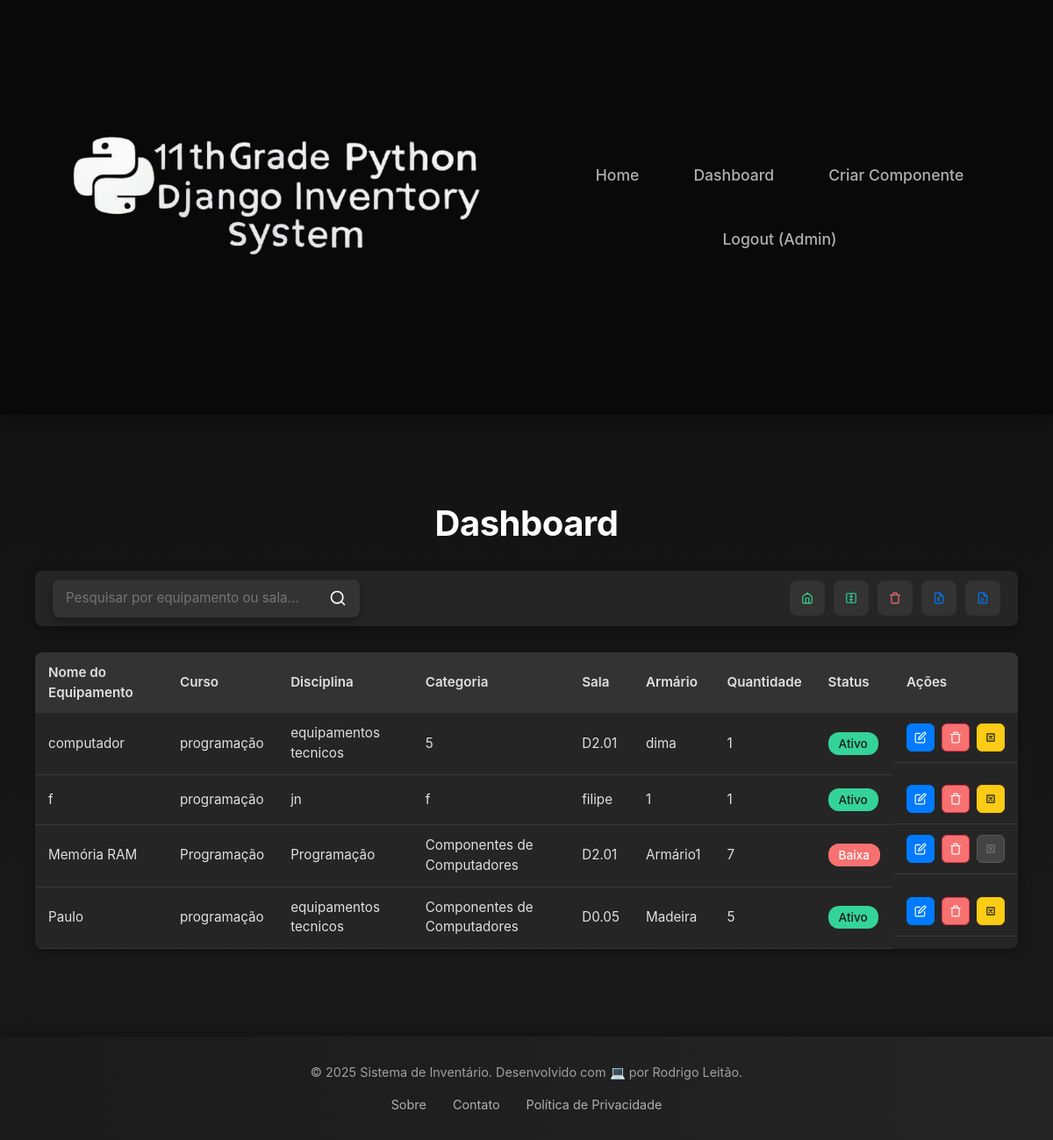
The page /dashboard/ (signed in) on the database its author committed.
### inventory/models.py (models this page shows, shortened)
class Component(models.Model):
    curso = models.CharField(max_length=100)
    disciplina = models.CharField(max_length=100)
    nome_equipamento = models.CharField(max_length=200)
    categoria = models.CharField(max_length=100)
    sub_categoria = models.CharField(max_length=100, blank=True, null=True)
    descricao = models.TextField()
    data_registo = models.DateField(auto_now_add=True)
    sala_arrumacao = models.ForeignKey(Room, on_delete=models.SET_NULL, blank=True, null=True, default=None, related_name='components')
    armario = models.ForeignKey(Cabinet, on_delete=models.SET_NULL, blank=True, null=True, default=None, related_name='components')
    gaveta = models.CharField(max_length=50, blank=True, null=True)
    localizacao_aberta = models.CharField(max_length=200, blank=True, null=True)
    quantidade = models.PositiveIntegerField(default=1)
    status = models.CharField(max_length=20, choices=[('ativo', 'Ativo'), ('baixa', 'Baixa')], default='ativo')
    foto = models.ImageField(upload_to='fotos_componentes/', blank=True, null=True)

class Room(models.Model):
    name = models.CharField(max_length=100, unique=True, help_text="Nome da sala, ex: Sala 1")
    created_at = models.DateTimeField(auto_now_add=True)

class Cabinet(models.Model):
    name = models.CharField(max_length=100, help_text="Nome do armário, ex: Armário A")
    room = models.ForeignKey(Room, on_delete=models.CASCADE, related_name='cabinets')
    created_at = models.DateTimeField(auto_now_add=True)

### inventory/views.py (the view)
# urls.py: path('dashboard/', views.dashboard, name='dashboard'),
@login_required
def dashboard(request):
    query = request.GET.get('q')
    if query:
        componentes = Component.objects.filter(
            nome_equipamento__icontains=query
        ) | Component.objects.filter(
            sala_arrumacao__name__icontains=query
        )
    else:
        componentes = Component.objects.all()
    rooms = Room.objects.all()
    cabinets = Cabinet.objects.all()
    return render(request, 'inventory/dashboard.html', {
        'componentes': componentes,
        'rooms': rooms,
        'cabinets': cabinets
    })

### inventory/templates/inventory/dashboard.html (shortened to what this page needs)
{% extends 'inventory/base.html' %}
{% load static %}
{% block content %}
<div class="dashboard-container">
    <h1 class="dashboard-title">Dashboard</h1>
    <div class="dashboard-actions">
        <form method="get" class="search-form">
            <input type="text" name="q" placeholder="Pesquisar por equipamento ou sala..." class="search-input" value="{{ request.GET.q }}">
            <button type="submit" class="btn-search">
                <svg width="20" height="20" viewBox="0 0 24 24" fill="none" stroke="#ffffff" stroke-width="2" stroke-linecap="round" stroke-linejoin="round">
                    <circle cx="11" cy="11" r="8"></circle>
                    <line x1="21" y1="21" x2="16.65" y2="16.65"></line>
                </svg>
            </button>
        </form>
        <div class="action-buttons">
            <a href="#" class="btn btn-action" data-toggle="modal" data-target="#createRoomModal" title="Criar Sala">
                <svg width="20" height="20" viewBox="0 0 24 24" fill="none" stroke="#34d399" stroke-width="2" stroke-linecap="round" stroke-linejoin="round">
                    <path d="M3 9l9-7 9 7v11a2 2 0 0 1-2 2H5a2 2 0 0 1-2-2z"></path>
                    <polyline points="9 22 9 12 15 12 15 22"></polyline>
                </svg>
            </a>
            <a href="#" class="btn btn-action" data-toggle="modal" data-target="#createCabinetModal" title="Criar Armário">
            </a>
            <a href="{% url 'delete_page' %}" class="btn btn-action" title="Gerenciar Exclusões">
                <svg width="20" height="20" viewBox="0 0 24 24" fill="none" stroke="#f87171" stroke-width="2" stroke-linecap="round" stroke-linejoin="round">
                    <polyline points="3 6 5 6 21 6"></polyline>
                    <path d="M19 6v14a2 2 0 0 1-2 2H7a2 2 0 0 1-2-2V6m3 0V4a2 2 0 0 1 2-2h4a2 2 0 0 1 2 2v2"></path>
                </svg>
            </a>
            <a href="{% url 'export_excel' %}" class="btn btn-action" title="Exportar para Excel">
            </a>
            <a href="{% url 'export_pdf' %}" class="btn btn-action" title="Exportar para PDF">
            </a>
        </div>
    </div>
    {% if componentes %}
        <div class="table-container">
            <table class="dashboard-table">
                <thead>
                    <tr>
                        <th>Nome do Equipamento</th>
                        <th>Curso</th>
                        <th>Disciplina</th>
                        <th>Categoria</th>
                        <th>Sala</th>
                        <th>Armário</th>
                        <th>Quantidade</th>
                        <th>Status</th>
                        <th>Ações</th>
                    </tr>
                </thead>
                <tbody>
                    {% for component in componentes %}
                        <tr>
                            <td>{{ component.nome_equipamento }}</td>
                            <td>{{ component.curso }}</td>
                            <td>{{ component.disciplina }}</td>
                            <td>{{ component.categoria }}</td>
                            <td>{{ component.sala_arrumacao.name }}</td>
                            <td>{{ component.armario.name }}</td>
                            <td>{{ component.quantidade }}</td>
                            <td>
                                <span class="status status-{{ component.status }}">{{ component.status|capfirst }}</span>
                            </td>
                            <td class="action-column">
                                <a href="{% url 'edit_component' component.id %}" class="btn btn-sm btn-primary" title="Editar">
                                    <svg width="16" height="16" viewBox="0 0 24 24" fill="none" stroke="#ffffff" stroke-width="2" stroke-linecap="round" stroke-linejoin="round">
                                        <path d="M11 4H4a2 2 0 0 0-2 2v14a2 2 0 0 0 2 2h14a2 2 0 0 0 2-2v-7"></path>
                                        <path d="M18.5 2.5a2.121 2.121 0 0 1 3 3L12 15l-4 1 1-4 9.5-9.5z"></path>
                                    </svg>
                                </a>
                                <a href="{% url 'delete_component' component.id %}" class="btn btn-sm btn-danger" title="Apagar">
                                    <svg width="16" height="16" viewBox="0 0 24 24" fill="none" stroke="#ffffff" stroke-width="2" stroke-linecap="round" stroke-linejoin="round">
                                        <polyline points="3 6 5 6 21 6"></polyline>
                                        <path d="M19 6v14a2 2 0 0 1-2 2H7a2 2 0 0 1-2-2V6m3 0V4a2 2 0 0 1 2-2h4a2 2 0 0 1 2 2v2"></path>
                                    </svg>
                                </a>
                                {% if component.status == 'ativo' %}
                                    <a href="{% url 'give_low' component.id %}" class="btn btn-sm btn-warning" title="Dar Baixa">
                                        <svg width="16" height="16" viewBox="0 0 24 24" fill="none" stroke="#1a1a1a" stroke-width="2" stroke-linecap="round" stroke-linejoin="round">
                                            <path d="M19 5H5v14h14V5z"></path>
                                            <path d="M9 9l6 6m0-6l-6 6"></path>
                                        </svg>
                                    </a>
                                {% else %}
                                    <button class="btn btn-sm btn-secondary disabled" disabled title="Dar Baixa">
                                        <svg width="16" height="16" viewBox="0 0 24 24" fill="none" stroke="#a0a0a0" stroke-width="2" stroke-linecap="round" stroke-linejoin="round">
                                            <path d="M19 5H5v14h14V5z"></path>
                                            <path d="M9 9l6 6m0-6l-6 6"></path>
                                        </svg>
                                    </button>
                                {% endif %}
                            </td>
                        </tr>
                    {% endfor %}
                </tbody>
            </table>
        </div>
    {% else %}
        <p class="no-data">Nenhum componente encontrado.</p>
    {% endif %}
</div>
{% endblock %}

### inventory/templates/inventory/base.html (shortened to what this page needs)
<!DOCTYPE html>
{% load static %}
<html lang="pt">
<head>
    <link rel="stylesheet" href="{% static 'css/style.css' %}">
    <link rel="stylesheet" href="https://stackpath.bootstrapcdn.com/bootstrap/4.5.2/css/bootstrap.min.css">
</head>
<body>
    <header class="header">
        <div class="logo">
            <a href="{% url 'homepage' %}"><img src="images/logo_tema2.png" alt=""></a>
        </div>
        <nav class="nav">
            <a href="{% url 'homepage' %}" class="nav-link">Home</a>
            {% if user.is_authenticated %}
                <a href="{% url 'dashboard' %}" class="nav-link">Dashboard</a>
                <a href="{% url 'register_component' %}" class="nav-link">Criar Componente</a>
                <a href="{% url 'logout' %}" class="nav-link">Logout ({{ user.username }})</a>
            {% else %}
                <a href="{% url 'login' %}" class="nav-link">Login</a>
            {% endif %}
        </nav>
    </header>
    <main class="main">
        {% block content %}
        {% endblock %}
    </main>
    <footer class="footer">
        <div class="footer-content">
            <p>© 2025 Sistema de Inventário. Desenvolvido com 💻 por Rodrigo Leitão.</p>
            <div class="footer-links">
                <a href="#">Sobre</a>
                <a href="#">Contato</a>
                <a href="#">Política de Privacidade</a>
            </div>
        </div>
    </footer>
</body>
</html>

### static/css/style.css (style rules this page uses)
* { margin: 0; padding: 0; box-sizing: border-box; }
body { font-family: 'Inter', -apple-system, BlinkMacSystemFont, "Segoe UI", Roboto, "Helvetica Neue", Arial, sans-serif; background: linear-gradient(180deg, #0f0f0f 0%, #1a1a1a 100%); color: #e0e0e0; line-height: 1.6; }
.header { background: rgba(10, 10, 10, 0.95); backdrop-filter: blur(10px); padding: 20px 40px; box-shadow: 0 4px 20px rgba(0, 0, 0, 0.3); position: sticky; top: 0; z-index: 1000; display: flex; justify-content: space-between; align-items: center; }
.logo a { font-size: 1.8rem; font-weight: 700; color: #ffffff; text-decoration: none; letter-spacing: 1px; }
.nav { display: flex; justify-content: center; flex-grow: 1; gap: 30px; }
.nav-link { text-decoration: none; color: #b0b0b0; font-weight: 500; font-size: 1.1rem; padding: 10px 20px; border-radius: 20px; transition: all 0.3s ease; }
.main { padding: 60px 20px; min-height: calc(100vh - 120px); }
.btn-primary, .btn-secondary { display: inline-block; padding: 14px 30px; border-radius: 30px; text-decoration: none; font-weight: 600; font-size: 1.1rem; transition: all 0.3s ease; }
.btn-primary { background: linear-gradient(90deg, #007aff, #005bb5); color: #ffffff; }
.btn-secondary { background: #333333; color: #ffffff; }
.footer { background: linear-gradient(90deg, #1a1a1a, #252525); padding: 30px; text-align: center; box-shadow: 0 -4px 20px rgba(0, 0, 0, 0.3); }
.footer-content { max-width: 1200px; margin: 0 auto; }
.footer-content p { color: #a0a0a0; font-size: 0.9rem; margin-bottom: 15px; }
.footer-links { display: flex; justify-content: center; gap: 30px; }
.footer-links a { color: #b0b0b0; text-decoration: none; font-size: 0.9rem; transition: color 0.3s ease; }
.dashboard-container { max-width: 1200px; margin: 0 auto; padding: 40px 20px; text-align: center; }
.dashboard-title { font-size: 3rem; font-weight: 800; color: #ffffff; margin-bottom: 40px; letter-spacing: -1px; }
.dashboard-actions { display: flex; justify-content: space-between; align-items: center; flex-wrap: wrap; gap: 20px; margin-bottom: 40px; }
.search-form { display: flex; align-items: center; width: 100%; max-width: 400px; background: #252525; border-radius: 30px; box-shadow: 0 4px 10px rgba(0, 0, 0, 0.3); overflow: hidden; }
.search-input { flex: 1; padding: 12px 20px; border: none; outline: none; background: transparent; color: #e0e0e0; font-size: 1rem; }
.btn-search { padding: 12px 20px; border: none; background: #007aff; color: #ffffff; cursor: pointer; transition: background 0.3s ease; }
.action-buttons { display: flex; gap: 15px; }
.btn { display: inline-flex; align-items: center; gap: 8px; }
.btn-sm { padding: 6px 12px; font-size: 0.9rem; border-radius: 20px; }
.btn-danger { background: #f87171; color: #ffffff; }
.btn-warning { background: #facc15; color: #1a1a1a; }
.btn-secondary.disabled { background: #555555; color: #a0a0a0; cursor: not-allowed; }
.table-container { overflow-x: auto; background: #252525; border-radius: 15px; box-shadow: 0 6px 20px rgba(0, 0, 0, 0.3); }
.dashboard-table { width: 100%; border-collapse: collapse; }
.dashboard-table th, .dashboard-table td { padding: 15px; text-align: left; color: #e0e0e0; }
.dashboard-table th { background: linear-gradient(90deg, #007aff, #005bb5); font-weight: 600; position: sticky; top: 0; }
.dashboard-table td { border-bottom: 1px solid #333333; }
.status { padding: 5px 12px; border-radius: 20px; font-size: 0.9rem; }
.status-ativo { background: #34d399; color: #1a1a1a; }
.status-baixa { background: #f87171; color: #ffffff; }

### rows shown on the page
Component: nome_equipamento "computador", curso "programação", disciplina "equipamentos tecnicos", categoria "5", sala_arrumacao.name "D2.01", armario.name "dima", quantidade "1", status "Ativo"
Component: nome_equipamento "f", curso "programação", disciplina "jn", categoria "f", sala_arrumacao.name "filipe", armario.name "1", quantidade "1", status "Ativo"
Component: nome_equipamento "Memória RAM", curso "Programação", disciplina "Programação", categoria "Componentes de Computadores", sala_arrumacao.name "D2.01", armario.name "Armário1", quantidade "7", status "Baixa"
Component: nome_equipamento "Paulo", curso "programação", disciplina "equipamentos tecnicos", categoria "Componentes de Computadores", sala_arrumacao.name "D0.05", armario.name "Madeira", quantidade "5", status "Ativo"

### other values the page prints
{{ user.username }} "Admin"
